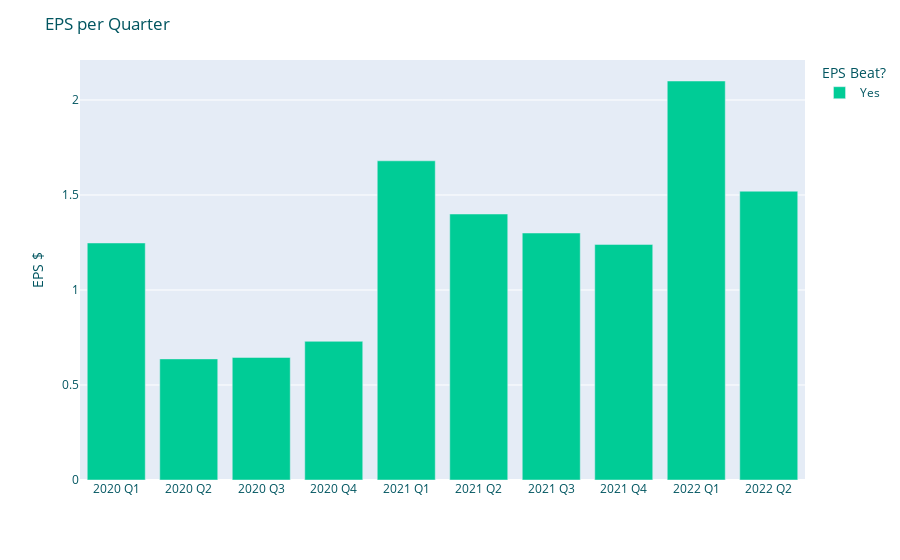

This figure's notebook cell:
### Code cell
fig_eps

### Figure 1 — Plotly figure (JSON) as saved in the notebook; plotly's stock layout.template omitted (floating-point values rounded to 4 significant figures)
{"data": [{"alignmentgroup": "True", "hovertemplate": "EPS Beat?=Yes<br>=%{x}<br>EPS $=%{y}<extra></extra>", "legendgroup": "Yes", "marker": {"color": "#00cc96", "pattern": {"shape": ""}}, "name": "Yes", "offsetgroup": "Yes", "orientation": "v", "showlegend": true, "textposition": "auto", "type": "bar", "x": ["2020 Q1", "2020 Q2", "2020 Q3", "2020 Q4", "2021 Q1", "2021 Q2", "2021 Q3", "2021 Q4", "2022 Q1", "2022 Q2"], "xaxis": "x", "y": [1.248, 0.6375, 0.645, 0.73, 1.68, 1.4, 1.3, 1.24, 2.1, 1.52], "yaxis": "y"}], "layout": {"barmode": "relative", "font": {"color": "#015560"}, "legend": {"title": {"text": "EPS Beat?"}, "tracegroupgap": 0}, "margin": {"t": 60}, "title": {"text": "EPS per Quarter"}, "xaxis": {"anchor": "y", "categoryarray": ["2020 Q1", "2020 Q2", "2020 Q3", "2020 Q4", "2021 Q1", "2021 Q2", "2021 Q3", "2021 Q4", "2022 Q1", "2022 Q2"], "categoryorder": "array", "domain": [0, 1], "title": {"text": ""}}, "yaxis": {"anchor": "x", "domain": [0, 1], "title": {"text": "EPS $"}}}}
